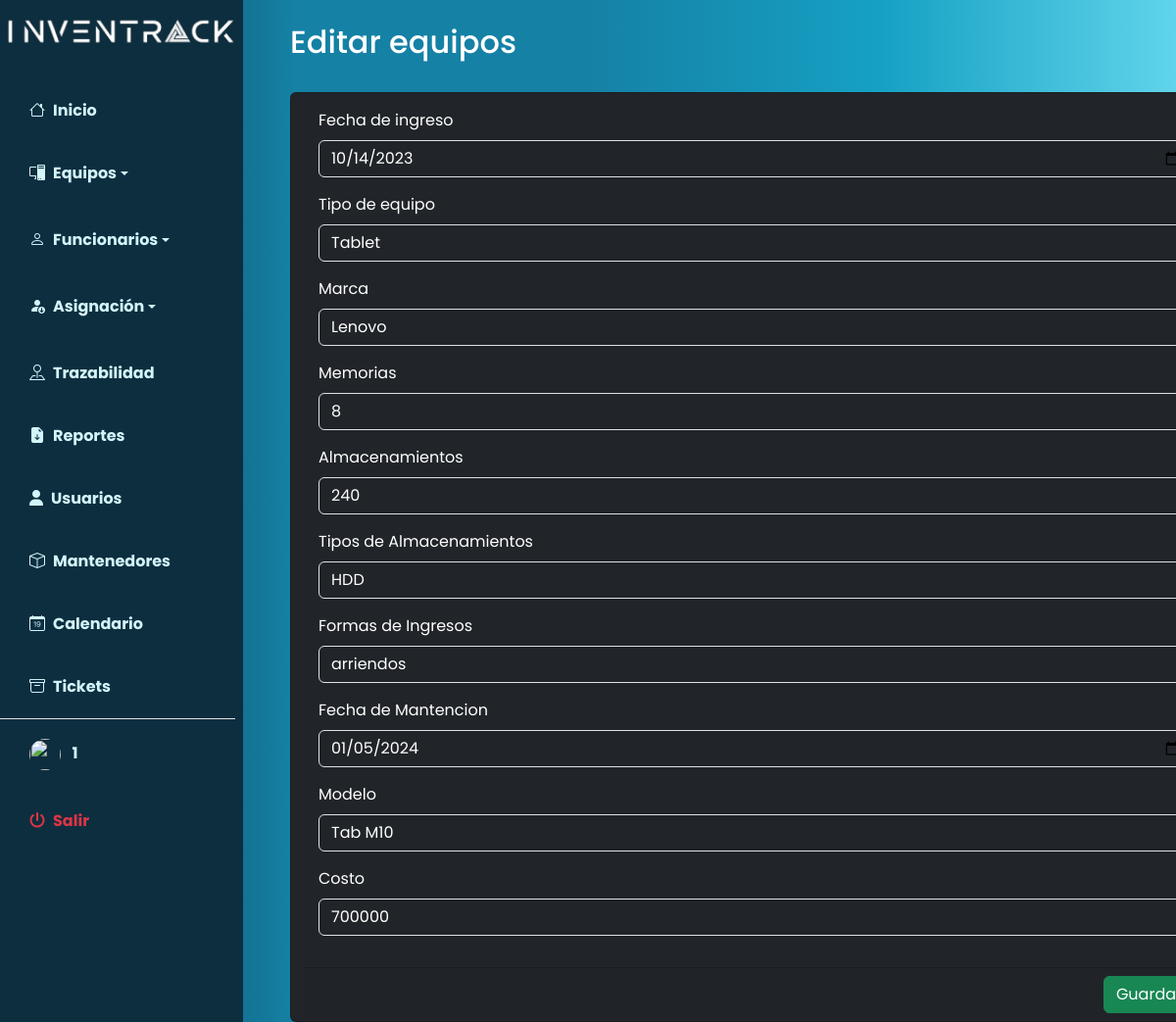
Screenshot of /index.php?p=equipos/edit&id=3 (signed in) with the database file from the repository.
### tables this page shows
CREATE TABLE `equipos` (
  `id` int(10) NOT NULL,
  `fechaIngreso` date DEFAULT NULL,
  `modelo` varchar(50) NOT NULL,
  `tipo_id` int(50) NOT NULL,
  `marca_id` int(10) NOT NULL,
  `memoria_id` int(10) NOT NULL,
  `almacenamiento_id` int(10) NOT NULL,
  `tipoAlmacenamiento_id` int(10) NOT NULL,
  `funcionario_id` int(10) NOT NULL,
  `formaIngreso_id` int(10) NOT NULL,
  `fechaMantencion` date DEFAULT NULL,
  `costo` int(50) NOT NULL
);

### index.php (called while the page is built, shortened)
<?php
$pagina = isset($_GET['p']) ? strtolower($_GET['p']) : 'home';
require_once 'includes/header.php';
require_once 'pages/' . $pagina . '.php';
require_once 'includes/footer.php';
?>

### pages/equipos/edit.php (the view, shortened to what this page needs)
<?php
include("database/auth.php");
$id = $_GET["id"];
$query = "SELECT * FROM equipos WHERE id=" . $id . ";";
$result = mysqli_query($connection, $query);
if ($row = mysqli_fetch_assoc($result)) {
    $fechaIngreso = $row["fechaIngreso"];
    $tipoEquipo = $row["tipo_id"];
    $modelo = $row["modelo"];
    $marcas = $row["marca_id"];
    $memorias = $row["memoria_id"];
    $almacenamientos = $row["almacenamiento_id"];
    $tipoAlmacenamientos = $row["tipoAlmacenamiento_id"];
    $fechaMantencion = $row["fechaMantencion"];
    $costo = $row["costo"];
} else {
    header("Location: index.php?p=equipos/index");
}
?>
<nav class="navbar navbar-expand-lg navbar-light bg-transparent py-4 px-4">
    <h2 class="fs-2 mx-4 text-white">Editar equipos</h2>
</nav>
<main class="container mx-5">
    <div class="row">
        <div class="card text-bg-dark">
            <form action="pages/equipos/actions/update.php" method="POST">
                <div class="card-body">
                    <div class="row">
                        <div class="col-md-12 mb-3">
                            <label for="fechaIngreso" class="form-label ">Fecha de ingreso</label>
                            <input type="date" class="form-control text-bg-dark " id="fechaIngreso" name="fechaIngreso"
                                value="<?php echo $fechaIngreso ?>">
                        </div>
                        <div class="col-md-12 mb-3">
                            <label for="tipoEquipo" class="form-label">Tipo de equipo</label>
                            <select class="form-control text-bg-dark" id="tipoEquipo" name="tipoEquipo">
                                <?php
                                $sql = $connection->query("SELECT * FROM tipo");
                                while ($resultado = $sql->fetch_assoc()) {
                                    $selected = ($resultado['id'] == $tipoEquipo) ? "selected" : "";
                                    echo "<option value='" . $resultado['id'] . "' $selected>" . $resultado['tipo'] . "</option>";
                                }
                                ?>
                            </select>
                        </div>
                        <div class="col-md-12 mb-3">
                            <label for="marcas" class="form-label">Marca</label>
                            <select class="form-control text-bg-dark" id="marcas" name="marcas">
                                <?php
                                $sql = $connection->query("SELECT * FROM marcas");
                                while ($resultado = $sql->fetch_assoc()) {
                                    $selected = ($resultado['id'] == $marcas) ? "selected" : "";
                                    echo "<option value='" . $resultado['id'] . "' $selected>" . $resultado['marca'] . "</option>";
                                }
                                ?>
                            </select>
                        </div>
                        <div class="col-md-12 mb-3">
                            <label for="memorias" class="form-label">Memorias</label>
                            <select class="form-control text-bg-dark" id="memorias" name="memorias">
                                <?php
                                $sql = $connection->query("SELECT * FROM memorias");
                                while ($resultado = $sql->fetch_assoc()) {
                                    $selected = ($resultado['id'] == $memorias) ? "selected" : "";
                                    echo "<option value='" . $resultado['id'] . "' $selected>" . $resultado['memoria'] . "</option>";
                                }
                                ?>
                            </select>
                        </div>
                        <div class="col-md-12 mb-3">
                            <label for="almacenamientos" class="form-label">Almacenamientos</label>
                            <select class="form-control text-bg-dark" id="almacenamientos" name="almacenamientos">
                                <?php
                                $sql = $connection->query("SELECT * FROM almacenamientos");
                                while ($resultado = $sql->fetch_assoc()) {
                                    $selected = ($resultado['id'] == $almacenamientos) ? "selected" : "";
                                    echo "<option value='" . $resultado['id'] . "' $selected>" . $resultado['almacenamiento'] . "</option>";
                                }
                                ?>
                            </select>
                        </div>
                        <div class="col-md-12 mb-3">
                            <label for="tipoAlmacenamientos" class="form-label">Tipos de Almacenamientos</label>
                            <select class="form-control text-bg-dark" id="tipoAlmacenamientos"
                                name="tipoAlmacenamientos">
                                <?php
                                $sql = $connection->query("SELECT * FROM tipoAlmacenamientos");
                                while ($resultado = $sql->fetch_assoc()) {
                                    $selected = ($resultado['id'] == $tipoAlmacenamientos) ? "selected" : "";
                                    echo "<option value='" . $resultado['id'] . "' $selected>" . $resultado['tipoAlmacenamiento'] . "</option>";
                                }
                                ?>
                            </select>
                        </div>
                        <div class="col-md-12 mb-3">
                            <label for="formaIngresos" class="form-label">Formas de Ingresos</label>
                            <select class="form-control text-bg-dark" id="formaIngresos" name="formaIngresos">
                                <?php
                                $sql = $connection->query("SELECT * FROM formaIngresos");
                                while ($resultado = $sql->fetch_assoc()) {
                                    $selected = ($resultado['id'] == $tipoAlmacenamientos) ? "selected" : "";
                                    echo "<option value='" . $resultado['id'] . "' $selected>" . $resultado['formaIngreso'] . "</option>";
                                }
                                ?>
                            </select>
                        </div>
                        <div class="col-md-12 mb-3">
                            <label for="fechaMantencion" class="form-label">Fecha de Mantencion</label>
                            <input type="date" class="form-control text-bg-dark" id="fechaMantencion"
                                name="fechaMantencion" value="<?php echo $fechaMantencion ?>">
                        </div>
                        <div class="col-md-12 mb-3">
                            <label for="modelo" class="form-label">Modelo</label>
                            <input type="text" class="form-control text-bg-dark" id="modelo" name="modelo"
                                value="<?php echo $modelo ?>">
                        </div>
                        <div class="col-md-12 mb-3">
                            <label for="costo" class="form-label">Costo</label>
                            <input type="number" class="form-control text-bg-dark" id="costo" name="costo"
                                value="<?php echo $costo ?>">
                        </div>
                    </div>
                </div>
                <div class="card-footer text-body-secondary text-end">
                    <button type="submit" class="btn btn-success">Guardar</button>
                </div>
            </form>
        </div>
    </div>
</main>

### includes/estilos.css (style rules this page uses)
:root { --main-bg-color: #ffda07; --main-text-color: #eee8e8; --second-text-color: #d3f5fa; --second-bg-color: #7fa897; }

### includes/header.php (style rules this page uses)
body { font-family: 'Poppins', sans-serif; }

### rows the page displays
equipos: fechaIngreso "10/14/2023", fechaMantencion "01/05/2024", modelo "Tab M10", costo "700000"

### other values shown
$_SESSION['username'] "1"
form field tipoEquipo "Tablet"
form field marcas "Lenovo"
form field memorias "8"
form field almacenamientos "240"
form field tipoAlmacenamientos "HDD"
form field formaIngresos "arriendos"
